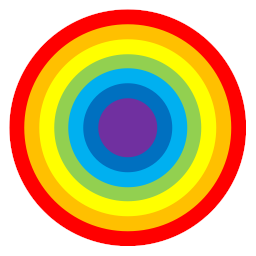
//> input picture template.png, 256 x 256 px
$ ./main   (built with g++ and OpenCV 4)
//> lines starting //> are read from the running program, lines starting //| are printed output that depends on the picture
#include <iostream>
#include <fstream>
#include <opencv2/opencv.hpp>

#define SIGMA 5

/*=============   TODO   ===============*/
/*画像サイズを変えること                */
/*GTを修正すること                      */
/*入力画像にノイズを付与すること        */
/*テンプレート画像にノイズを付与すること*/
/*======================================*/

void AddNoiseMono(const cv::Mat &src, cv::Mat &dst);
void AddNoise(const cv::Mat &src, cv::Mat &dst);

int main(void){
	// Template image
	cv::Mat temp_img = cv::imread("template.png", 1);
//> temp_img is the input picture: 256 rows x 256 cols, CV_8UC3; mean B, G, R 125.9, 179.8, 206.7
	cv::Mat temp_img_r, temp_img_rn;
	temp_img_r = temp_img.clone();
	//cv::resize(temp_img, temp_img_r, cv::Size(), 0.5, 0.5);
	//cv::imwrite("template_re.png", temp_img_r);

	// Add Noise
	AddNoise(temp_img_r, temp_img_rn);
	cv::imwrite("template_dst.png", temp_img_rn);

	for(int i = 0; i < 1000; i++){
		// Input image
		std::stringstream ss;
		ss << "test/input" << std::setfill('0') << std::setw(3) << std::right << i << ".png";
		std::string input_fname = ss.str();
		cv::Mat input_img = cv::imread(input_fname, 1);

		cv::Mat input_img_r, input_img_rn;
		input_img_r = input_img.clone();
		//cv::resize(input_img, input_img_r, cv::Size(), 0.5, 0.5);

		ss.str("");
		ss.clear(std::stringstream::goodbit);
		ss << "test_re/input" << std::setfill('0') << std::setw(3) << std::right << i << ".png";
		//cv::imwrite(ss.str(), input_img_r);

		// Add Noise
		AddNoise(input_img_r, input_img_rn);
		ss.str("");
		ss.clear(std::stringstream::goodbit);
		ss << "test_dst/input" << std::setfill('0') << std::setw(3) << std::right << i << ".png";
		cv::imwrite(ss.str(), input_img_rn);

		// [27 lines of commented-out code are left out]
	}

	for(int i = 0; i < 10; i++){
		// Input image
		std::stringstream ss;
		ss << "detect/input" << i << ".png";
		std::string input_fname = ss.str();
		cv::Mat input_img = cv::imread(input_fname, 1);

		cv::Mat input_img_r, input_img_rn;
		input_img_r = input_img.clone();
		//cv::resize(input_img, input_img_r, cv::Size(), 0.5, 0.5);

		ss.str("");
		ss.clear(std::stringstream::goodbit);
		ss << "detect_re/input" << i << ".png";
		//cv::imwrite(ss.str(), input_img_r);

		// Add Noise
		AddNoise(input_img_r, input_img_rn);
		ss.str("");
		ss.clear(std::stringstream::goodbit);
		ss << "detect_dst/input" << std::setfill('0') << std::setw(3) << std::right << i << ".png";
		cv::imwrite(ss.str(), input_img_rn);
	}
	return 0;
}

void AddNoiseMono(const cv::Mat &src, cv::Mat &dst){
	cv::Mat s;
	src.convertTo(s, CV_16S);
	cv::Mat n(s.size(), CV_16S);
	cv::randn(n, 0, SIGMA);
	cv::Mat temp = s + n;
	temp.convertTo(dst, CV_8U);
}

void AddNoise(const cv::Mat &src, cv::Mat &dst){
	std::vector<cv::Mat> s;
	std::vector<cv::Mat> d(src.channels());
	cv::split(src, s);
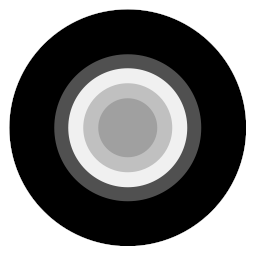
//> s[0]: 256 rows x 256 cols, CV_8UC1; min 0, max 255, mean 125.9
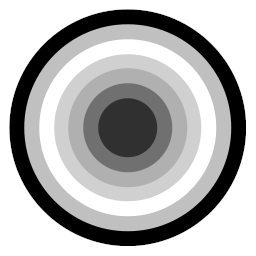
//> s[1]: 256 rows x 256 cols, CV_8UC1; min 0, max 255, mean 179.8
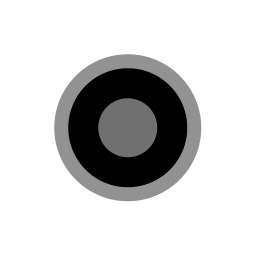
//> s[2]: 256 rows x 256 cols, CV_8UC1; min 0, max 255, mean 206.7
	for (int i = 0; i < src.channels(); i++)
	{
		AddNoiseMono(s[i], d[i]);
	}
//> this loop made 3 passes
//> pass 1, in AddNoiseMono, `cv::Mat temp = s + n;`:
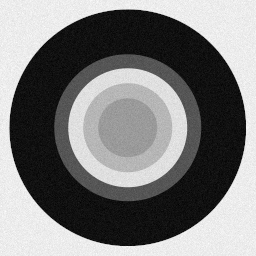
//> temp: 256 rows x 256 cols, CV_16SC1; min -19, max 276, mean 125.9; drawn with min black and max white
	cv::merge(d, dst);
//> input000.png cannot be read in this run, so this picture is empty
//> (the run ends here: the program crashes, at `src.convertTo(s, CV_16S);`)
